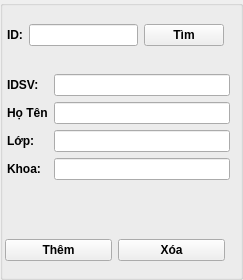
                          <widget class="QGroupBox" name="groupBox_18">
                           <property name="title">
                            <string/>
                           </property>
                           <widget class="QWidget" name="horizontalLayoutWidget_13">
                            <property name="geometry">
                             <rect>
                              <x>0</x>
                              <y>20</y>
                              <width>231</width>
                              <height>30</height>
                             </rect>
                            </property>
                            <layout class="QHBoxLayout" name="horizontalLayout_34">
                             <property name="leftMargin">
                              <number>7</number>
                             </property>
                             <property name="rightMargin">
                              <number>7</number>
                             </property>
                             <item>
                              <widget class="QLabel" name="label_6">
                               <property name="font">
                                <font>
                                 <weight>75</weight>
                                 <bold>true</bold>
                                </font>
                               </property>
                               <property name="text">
                                <string>ID:</string>
                               </property>
                              </widget>
                             </item>
                             <item>
                              <widget class="QLineEdit" name="txt_TimSV_2">
                               <property name="font">
                                <font>
                                 <weight>75</weight>
                                 <bold>true</bold>
                                </font>
                               </property>
                              </widget>
                             </item>
                             <item>
                              <widget class="QPushButton" name="btn_TimSV_2">
                               <property name="font">
                                <font>
                                 <weight>75</weight>
                                 <bold>true</bold>
                                </font>
                               </property>
                               <property name="text">
                                <string>Tìm</string>
                               </property>
                              </widget>
                             </item>
                            </layout>
                           </widget>
                           <widget class="QWidget" name="formLayoutWidget_4">
                            <property name="geometry">
                             <rect>
                              <x>3</x>
                              <y>60</y>
                              <width>231</width>
                              <height>153</height>
                             </rect>
                            </property>
                            <layout class="QFormLayout" name="formLayout_11">
                             <property name="leftMargin">
                              <number>4</number>
                             </property>
                             <property name="topMargin">
                              <number>14</number>
                             </property>
                             <property name="rightMargin">
                              <number>4</number>
                             </property>
                             <item row="0" column="0">
                              <widget class="QLabel" name="iDSVLabel_2">
                               <property name="font">
                                <font>
                                 <weight>75</weight>
                                 <bold>true</bold>
                                </font>
                               </property>
                               <property name="text">
                                <string>IDSV:</string>
                               </property>
                              </widget>
                             </item>
                             <item row="0" column="1">
                              <widget class="QLineEdit" name="fi_IDSV_2">
                               <property name="font">
                                <font>
                                 <weight>75</weight>
                                 <bold>true</bold>
                                </font>
                               </property>
                              </widget>
                             </item>
                             <item row="1" column="0">
                              <widget class="QLabel" name="hTNLabel_2">
                               <property name="font">
                                <font>
                                 <weight>75</weight>
                                 <bold>true</bold>
                                </font>
                               </property>
                               <property name="text">
                                <string>Họ Tên</string>
                               </property>
                              </widget>
                             </item>
                             <item row="1" column="1">
                              <widget class="QLineEdit" name="fi_HoTenSV_2">
                               <property name="font">
                                <font>
                                 <weight>75</weight>
                                 <bold>true</bold>
                                </font>
                               </property>
                              </widget>
                             </item>
                             <item row="2" column="0">
                              <widget class="QLabel" name="lPLabel_2">
                               <property name="font">
                                <font>
                                 <weight>75</weight>
                                 <bold>true</bold>
                                </font>
                               </property>
                               <property name="text">
                                <string>Lớp:</string>
                               </property>
                              </widget>
                             </item>
                             <item row="2" column="1">
                              <widget class="QLineEdit" name="fi_LopSV_2">
                               <property name="font">
                                <font>
                                 <weight>75</weight>
                                 <bold>true</bold>
                                </font>
                               </property>
                              </widget>
                             </item>
                             <item row="3" column="0">
                              <widget class="QLabel" name="khoaLabel_2">
                               <property name="font">
                                <font>
                                 <weight>75</weight>
                                 <bold>true</bold>
                                </font>
                               </property>
                               <property name="text">
                                <string>Khoa:</string>
                               </property>
                              </widget>
                             </item>
                             <item row="3" column="1">
                              <widget class="QLineEdit" name="fi_KhoaSV_2">
                               <property name="font">
                                <font>
                                 <weight>75</weight>
                                 <bold>true</bold>
                                </font>
                               </property>
                              </widget>
                             </item>
                            </layout>
                           </widget>
                           <widget class="QWidget" name="horizontalLayoutWidget_16">
                            <property name="geometry">
                             <rect>
                              <x>0</x>
                              <y>230</y>
                              <width>231</width>
                              <height>41</height>
                             </rect>
                            </property>
                            <layout class="QHBoxLayout" name="horizontalLayout_37">
                             <property name="leftMargin">
                              <number>5</number>
                             </property>
                             <property name="rightMargin">
                              <number>6</number>
                             </property>
                             <item>
                              <widget class="QPushButton" name="btn_ThemSV_2">
                               <property name="font">
                                <font>
                                 <weight>75</weight>
                                 <bold>true</bold>
                                </font>
                               </property>
                               <property name="text">
                                <string>Thêm</string>
                               </property>
                              </widget>
                             </item>
                             <item>
                              <widget class="QPushButton" name="btn_XoaSV_2">
                               <property name="font">
                                <font>
                                 <weight>75</weight>
                                 <bold>true</bold>
                                </font>
                               </property>
                               <property name="text">
                                <string>Xóa</string>
                               </property>
                              </widget>
                             </item>
                            </layout>
                           </widget>
                          </widget>
